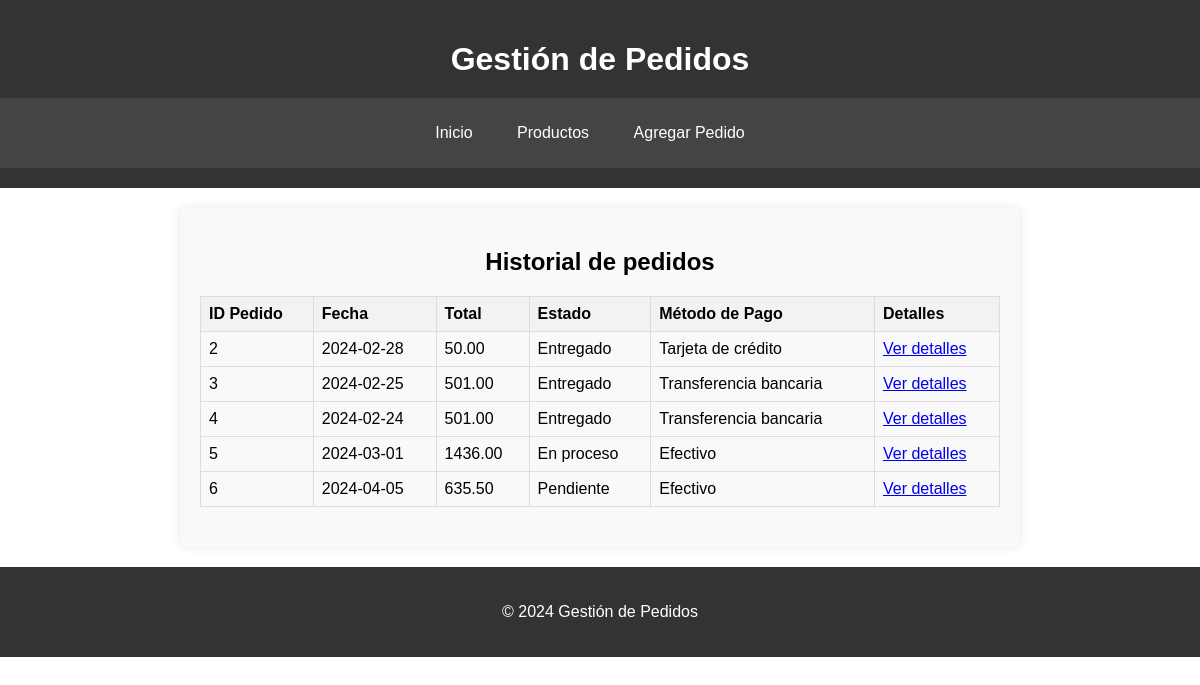
The page / on the database its author committed.
### tables this page shows
CREATE TABLE `pedidos` (
  `ID_pedido` int(11) NOT NULL,
  `Fecha` date DEFAULT NULL,
  `Total` decimal(10,2) DEFAULT NULL,
  `Estado` varchar(50) DEFAULT NULL,
  `Metodo_pago` varchar(50) DEFAULT NULL
);

### index.php (the view)
<?php include_once "templates/header.php"; ?>
<h2>Historial de pedidos</h2>
<table>
    <thead>
        <tr>
            <th>ID Pedido</th>
            <th>Fecha</th>
            <th>Total</th>
            <th>Estado</th>
            <th>Método de Pago</th>
            <th>Detalles</th>
        </tr>
    </thead>
    <tbody>
        <?php
        include_once "includes/db.php";
        $sql_pedidos = "SELECT * FROM pedidos";
        $result_pedidos = $conn->query($sql_pedidos);
        if ($result_pedidos->num_rows > 0) {
            while ($pedido = $result_pedidos->fetch_assoc()) {
                echo "<tr>";
                echo "<td>" . $pedido["ID_pedido"] . "</td>";
                echo "<td>" . $pedido["Fecha"] . "</td>";
                echo "<td>" . $pedido["Total"] . "</td>";
                echo "<td>" . $pedido["Estado"] . "</td>";
                echo "<td>" . $pedido["Metodo_pago"] . "</td>";
                echo "<td>
                        <a href='detalles_pedido.php?id=" . $pedido["ID_pedido"] . "'>Ver detalles</a>
                      </td>";
                echo "</tr>";
            }
        } else {
            echo "<tr><td colspan='6'>No hay pedidos disponibles.</td></tr>";
        }
        ?>
    </tbody>
</table>
<?php include_once "templates/footer.php"; ?>

### css/styles.css (style rules this page uses)
body { font-family: Arial, sans-serif; margin: 0; padding: 0; }
table { width: 100%; border-collapse: collapse; margin-bottom: 20px; }
table, th, td { border: 1px solid #ddd; }
th, td { padding: 8px; }
th { background-color: #f2f2f2; font-weight: bold; text-align: left; }
h2 { text-align: center; }

### rows shown on the page
pedidos: ID_pedido "2", Fecha "2024-02-28", Total "50.00", Estado "Entregado", Metodo_pago "Tarjeta de crédito"
pedidos: ID_pedido "3", Fecha "2024-02-25", Total "501.00", Estado "Entregado", Metodo_pago "Transferencia bancaria"
pedidos: ID_pedido "4", Fecha "2024-02-24", Total "501.00", Estado "Entregado", Metodo_pago "Transferencia bancaria"
pedidos: ID_pedido "5", Fecha "2024-03-01", Total "1436.00", Estado "En proceso", Metodo_pago "Efectivo"
pedidos: ID_pedido "6", Fecha "2024-04-05", Total "635.50", Estado "Pendiente", Metodo_pago "Efectivo"
